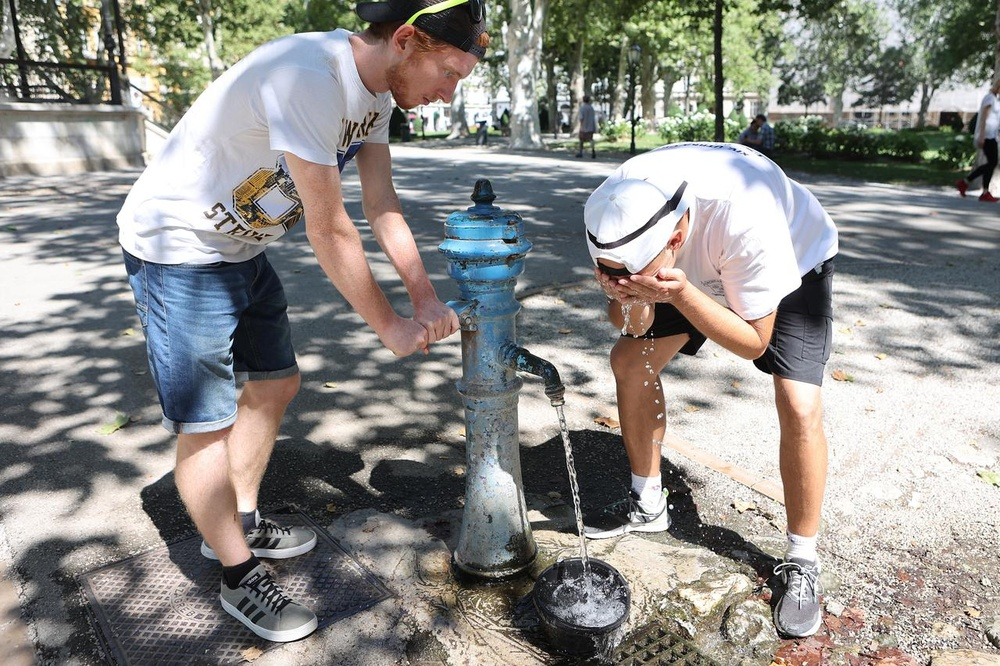
#> input picture pumpa.jpeg, 1000 x 666 px, shrunk from 1280 x 853 before the run
$ python image2sketch.py ../pumpa.jpeg
#> lines starting #> are read from the running program, lines starting #| are printed output that depends on the picture
import cv2
import os
import sys


def image2sketch(image_path):
    """
    Convert an image to a sketch.

    Args:
        image_path: Path to the input image.

    Returns:
        Path to the output sketch image.
    """
#> called with image_path = '../pumpa.jpeg'

    if not os.path.exists(image_path):
        raise FileNotFoundError(f"Image not found: {image_path}")
    image = cv2.imread(image_path)
#> image is the input picture: shape (666, 1000, 3); mean B, G, R 136.3, 140.8, 142.1
    gray = cv2.cvtColor(image, cv2.COLOR_BGR2GRAY)
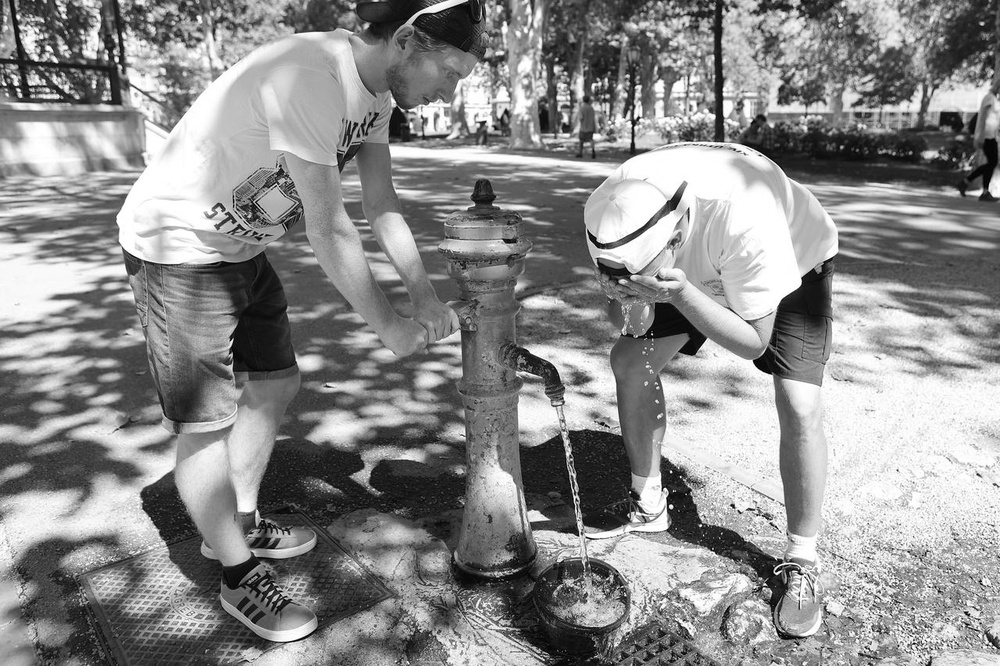
#> gray: shape (666, 1000); min 0, max 255, mean 140.7
    invert = 255 - gray
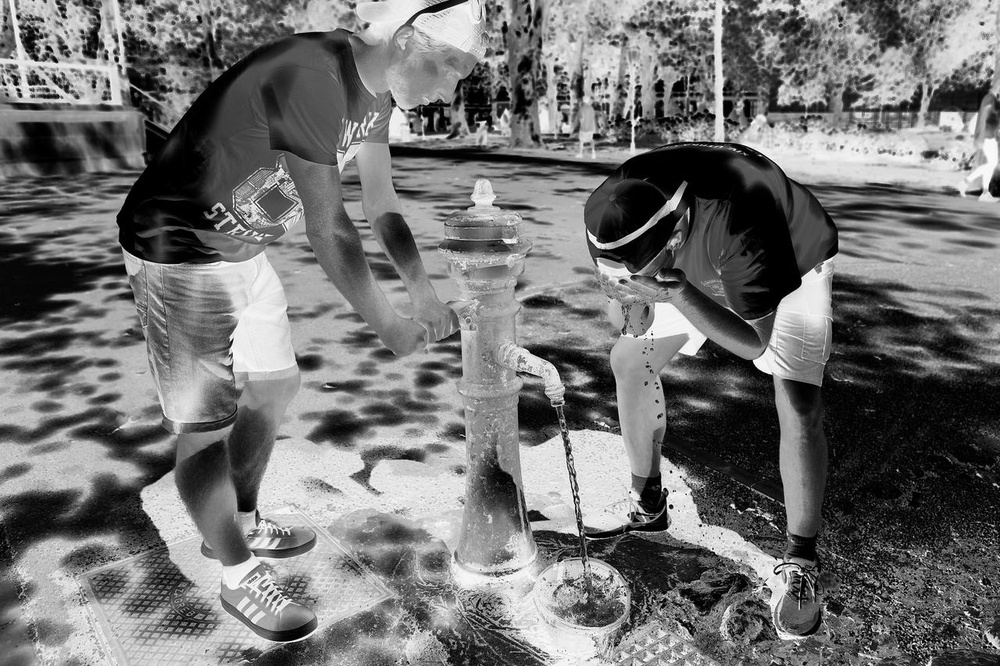
#> invert: shape (666, 1000); min 0, max 255, mean 114.3
    blur = cv2.GaussianBlur(invert, (21, 21), 0)
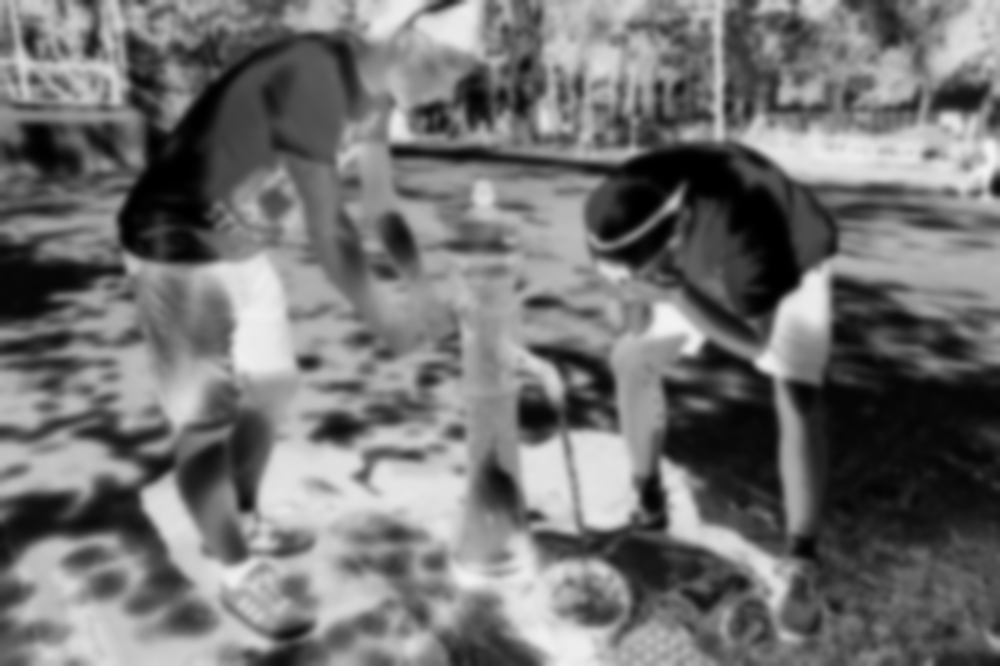
#> blur: shape (666, 1000); min 0, max 243, mean 114.3
    sketch = cv2.divide(gray, 255 - blur, scale=256)
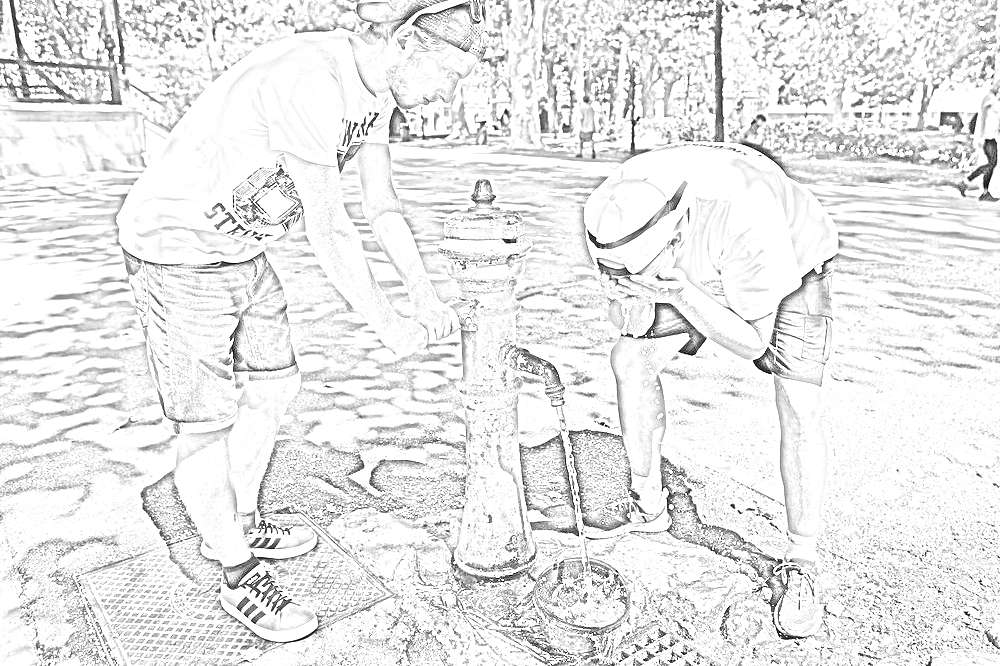
#> sketch: shape (666, 1000); min 0, max 255, mean 232.8
    base_name = os.path.splitext(os.path.basename(image_path))[0]
    directory = os.path.dirname(image_path)
    output_path = os.path.join(directory, f"{base_name}_sketch.png")
    cv2.imwrite(output_path, sketch)
    return output_path


if __name__ == "__main__":
    if len(sys.argv) != 2:
        print("Usage: python image2sketch.py <image_path>")
        sys.exit(1)
    image_path = sys.argv[1]
    output_path = image2sketch(image_path)
    print(f"Image converted to sketch: {output_path}")
